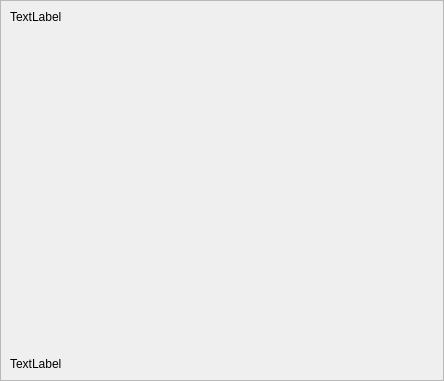
<?xml version='1.0'?>
<ui version="4.0">
 <class>Work</class>
 <widget class="QScrollArea" name="WaterTemp">
  <property name="geometry">
   <rect>
    <x>0</x>
    <y>0</y>
    <width>444</width>
    <height>381</height>
   </rect>
  </property>
  <property name="windowTitle">
   <string>ScrollArea</string>
  </property>
  <property name="widgetResizable">
   <bool>true</bool>
  </property>
  <widget class="QWidget" name="scrollAreaWidgetContents">
   <property name="geometry">
    <rect>
     <x>0</x>
     <y>0</y>
     <width>442</width>
     <height>379</height>
    </rect>
   </property>
   <layout class="QVBoxLayout" name="verticalLayout">
    <item>
     <widget class="QLabel" name="label_header">
      <property name="text">
       <string>TextLabel</string>
      </property>
     </widget>
    </item>
    <item>
     <layout class="QGridLayout" name="gridLayout">
      <item row="0" column="0">
       <spacer name="verticalSpacer">
        <property name="orientation">
         <enum>Qt::Vertical</enum>
        </property>
        <property name="sizeHint" stdset="0">
         <size>
          <width>20</width>
          <height>40</height>
         </size>
        </property>
       </spacer>
      </item>
     </layout>
    </item>
    <item>
     <widget class="QLabel" name="label_footer">
      <property name="text">
       <string>TextLabel</string>
      </property>
     </widget>
    </item>
   </layout>
  </widget>
 </widget>
 <resources/>
 <connections/>
</ui>
